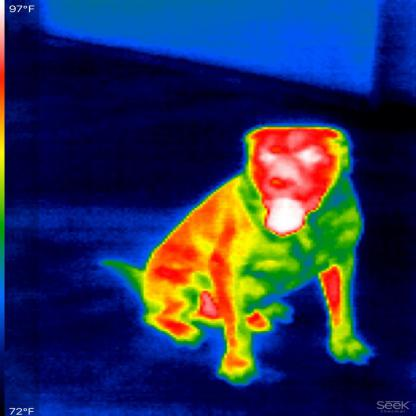
#> input picture spring26/advance_computer_vision/module4/images/dog.jpg, 416 x 416 px
$ python detection.py
#> lines starting #> are read from the running program, lines starting #| are printed output that depends on the picture; after the words box and inside, x2 and y2 are one past the last pixel; in counts of white or black regions, pixels touching at a corner belong together
import cv2

# Load image
img = cv2.imread('./images/dog.jpg')
#> img is the input picture: shape (416, 416, 3); mean B, G, R 87.2, 49.1, 37.8
gray = cv2.cvtColor(img, cv2.COLOR_BGR2GRAY) if img.ndim == 3 else img.copy()
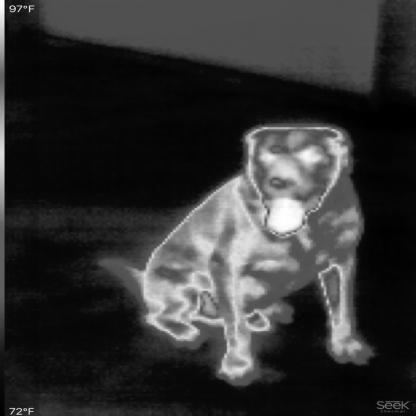
#> gray: shape (416, 416); min 0, max 255, mean 50

# Denoise
blurred = cv2.GaussianBlur(gray, (7, 7), 0)

# Threshold — Otsu automatically finds the best split between warm animal and cool background
_, mask = cv2.threshold(blurred, 0, 255, cv2.THRESH_BINARY + cv2.THRESH_OTSU)
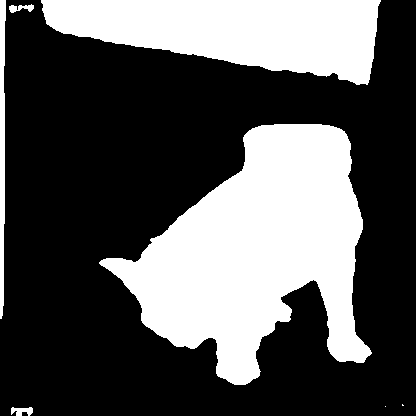
#> mask: shape (416, 416); 34.2% white; 7 white regions (2 under 20 px), largest, box (x1, y1, x2, y2) and area: (99, 124, 372, 385) 38351, (41, 0, 381, 85) 19135, (0, 0, 6, 319) 1478, (11, 407, 33, 416) 137, (9, 4, 34, 13) 126

# Morphology: close fills holes inside the animal, open removes background noise
kernel = cv2.getStructuringElement(cv2.MORPH_ELLIPSE, (15, 15))
mask = cv2.morphologyEx(mask, cv2.MORPH_CLOSE, kernel, iterations=3)
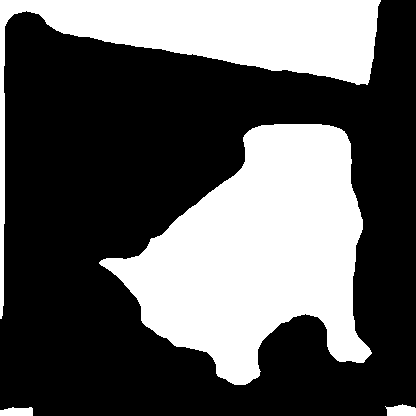
#> mask: shape (416, 416); 35.7% white; 4 white regions, box (x1, y1, x2, y2) and area: (99, 124, 372, 385) 40040, (0, 0, 381, 319) 21241, (385, 404, 416, 416) 290, (0, 407, 33, 416) 257
mask = cv2.morphologyEx(mask, cv2.MORPH_OPEN,  kernel, iterations=2)
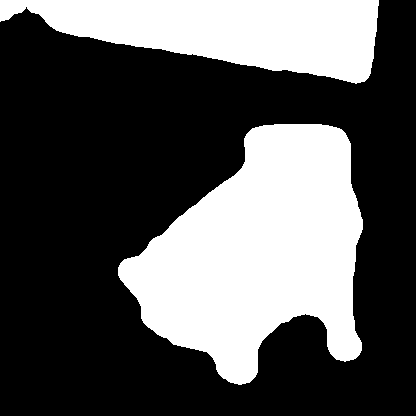
#> mask: shape (416, 416); 34.3% white; 2 white regions

# Find contours, keep largest (the animal)
contours, _ = cv2.findContours(mask, cv2.RETR_EXTERNAL, cv2.CHAIN_APPROX_NONE)
#> contours = 2 contours; box (x1, y1, x2, y2) and area: (118, 124, 363, 385) 39072, (0, 0, 379, 84) 19384
animal = max(contours, key=cv2.contourArea)
#> animal = contour of 817 points, box (x1, y1, x2, y2) (118, 124, 363, 385), area 39072

# Draw boundary on original image
result = img.copy()
cv2.drawContours(result, [animal], -1, (0, 255, 255), 2)   # cyan boundary
x, y, w, h = cv2.boundingRect(animal)
#> x = 118; y = 124; w = 245; h = 261
cv2.rectangle(result, (x, y), (x+w, y+h), (0, 80, 255), 2) # bounding box
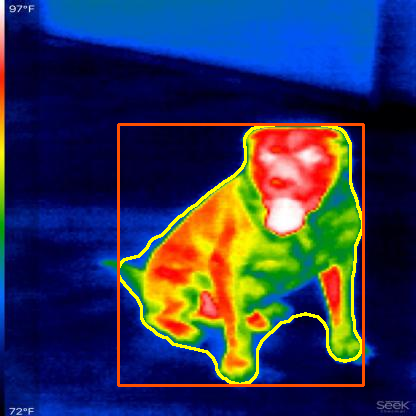
#> result: shape (416, 416, 3); mean B, G, R 83.2, 53, 46.1

# Save
cv2.imwrite("output_mask.png", mask)
cv2.imwrite("output_boundary.png", result)
print("Saved: output_mask.png, output_boundary.png")
